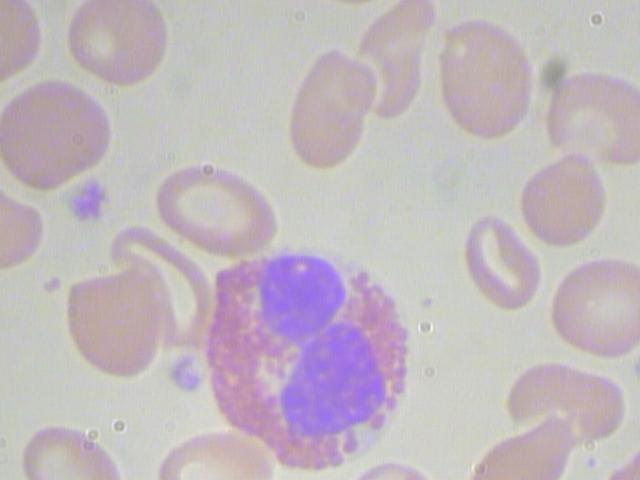
#> input picture rbcDetection/dataset/train/BloodImage_00387.jpg, 640 x 480 px
$ python -i purple.py   (imports and definitions only)   (older library calls are emulated)
#> lines starting #> are read from the running program, lines starting #| are printed output that depends on the picture; after the words box and inside, x2 and y2 are one past the last pixel; in counts of white or black regions, pixels touching at a corner belong together
import cv2
import numpy as np

def countP(image_path):
#> called with image_path = 'dataset/train/BloodImage_00387.jpg'
    img = cv2.cvtColor(cv2.imread(image_path), cv2.COLOR_BGR2RGB)
    img_gray = cv2.cvtColor(img, cv2.COLOR_RGB2GRAY)
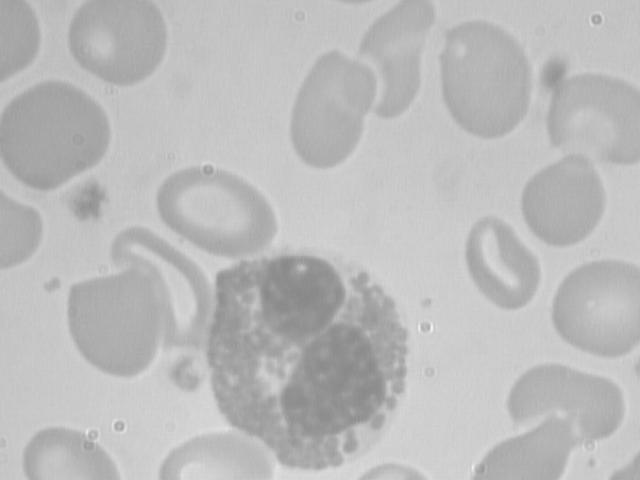
#> img_gray: shape (480, 640); min 136, max 244, mean 187.5
    image_ada_bin = cv2.adaptiveThreshold(img_gray, 255, cv2.ADAPTIVE_THRESH_MEAN_C, cv2.THRESH_BINARY, 301, 31)
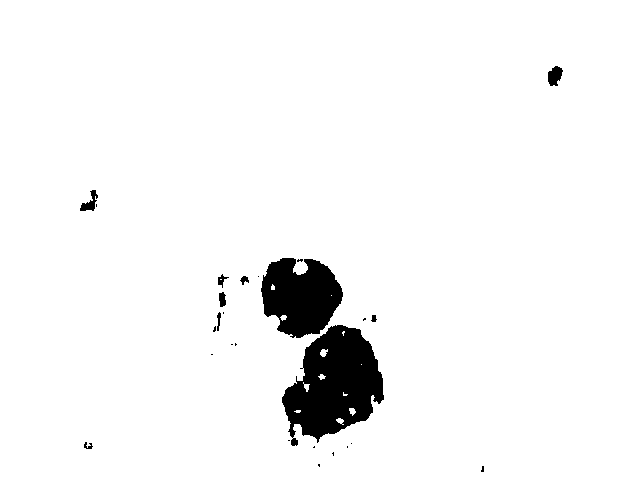
#> image_ada_bin: shape (480, 640); 95.8% white; 26 black regions (16 under 20 px), largest, box (x1, y1, x2, y2) and area: (282, 325, 384, 446) 7595, (261, 258, 343, 338) 4674, (548, 66, 563, 86) 211
    obPic = 255 - image_ada_bin
    kernel2 = np.ones((3, 3))
    obPic = cv2.dilate(obPic, kernel2, iterations=3)
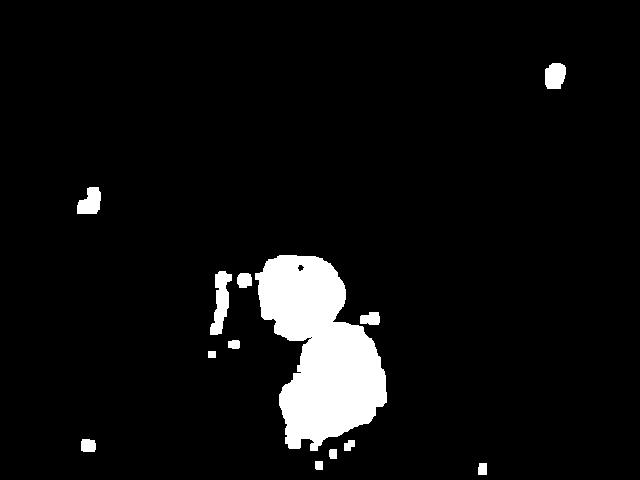
#> obPic: shape (480, 640); 5.9% white; 13 white regions, largest, box (x1, y1, x2, y2) and area: (255, 255, 387, 451) 15393, (210, 271, 232, 335) 777, (77, 187, 101, 214) 478
    obPic = cv2.erode(obPic, kernel2, iterations=3)
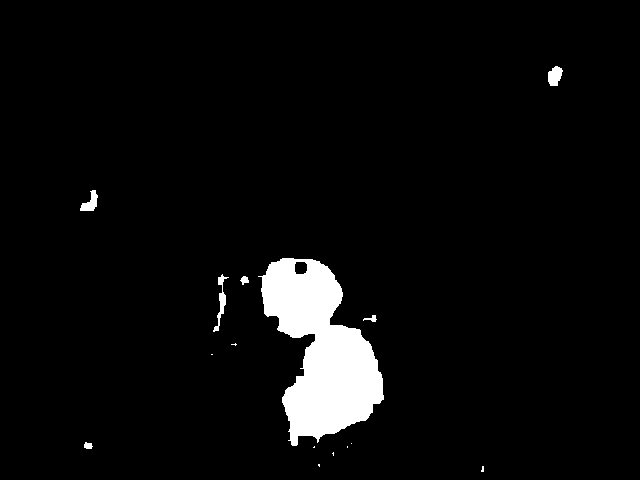
#> obPic: shape (480, 640); 4.5% white; 15 white regions (8 under 20 px)
    obPic = cv2.dilate(obPic, kernel2, iterations=3)
    _, contour, _ = cv2.findContours(obPic, cv2.RETR_LIST, cv2.CHAIN_APPROX_SIMPLE)
#> contour = 15 contours, 1 with area under 20; largest, box (x1, y1, x2, y2) and area: (255, 255, 387, 451) 15099, (210, 271, 232, 335) 696, (77, 187, 101, 214) 433, (545, 63, 566, 89) 424, (360, 312, 380, 325) 186
    c = []
    for contour in contour:
        _, size, _ = cv2.minAreaRect(contour)
        width, height = size
        if height > 35 and height < 200 and width > 35 and width < 200:
            c.append(contour)
#> this loop made 15 passes
#> (width, height) on passes 1, 2, 3, 4, 5, 7, 9, 10, 11, 12, 13, 14: (11, 8), (8, 7), (9, 7), (10, 10), (12, 14), (8, 11), (12, 19), (14, 14), (64.13, 16.49), (6.36, 6.36), (110.9, 198.7), (26, 23)
#> (contour, width, height) on passes 6, 8: ([[208, 351], [208, 357], [215, 357], [215, 351]], 6, 7), ([[310, 337], [311, 336], [312, 337], [311, 338]], 1.41, 1.41)
#> after the loop, c = 1 contour; box (x1, y1, x2, y2) and area: (255, 255, 387, 451) 15099

    return len(c)

>>> result = countP('dataset/train/BloodImage_00387.jpg')
#> result = 1
